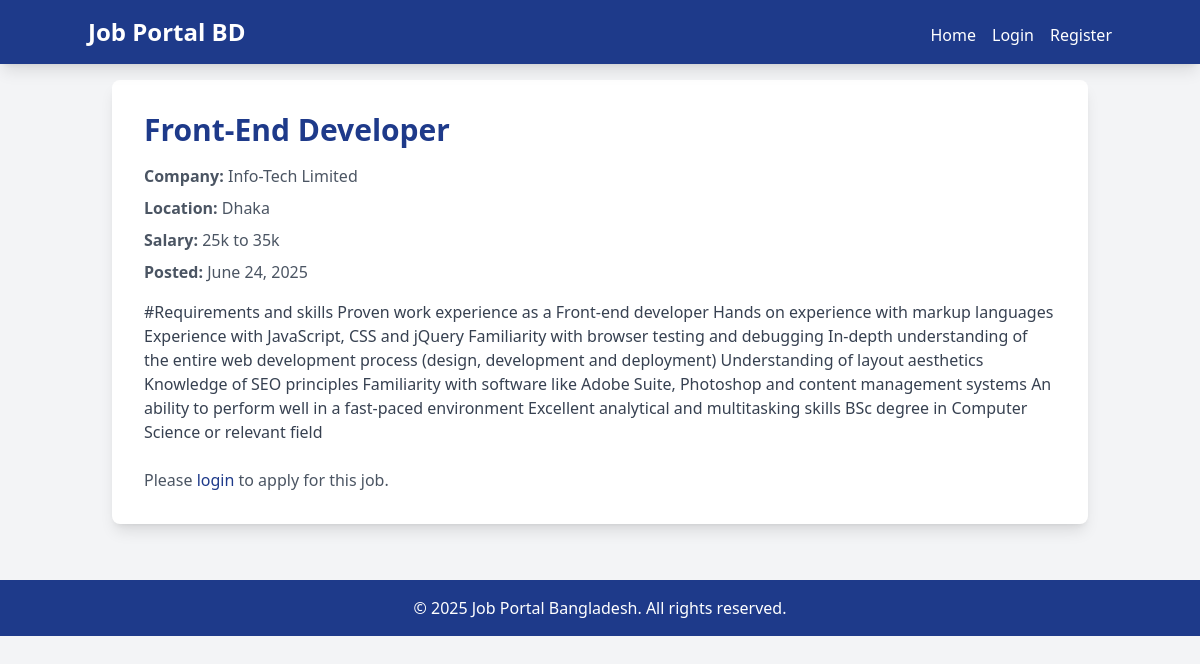
The app's page /job/1/ with its own data.
### jobs/models.py (models this page shows, shortened)
class Job(models.Model):
    title = models.CharField(max_length=200)
    company = models.CharField(max_length=100)
    location = models.CharField(max_length=100)
    description = models.TextField()
    salary = models.CharField(max_length=50, blank=True)
    posted_date = models.DateTimeField(auto_now_add=True)
    employer = models.ForeignKey(User, on_delete=models.CASCADE, related_name='jobs')

### jobs/views.py (the view)
# urls.py: path('job/<int:job_id>/', job_detail, name='job_detail'),
def job_detail(request, job_id):
    job = get_object_or_404(Job, id=job_id)
    return render(request, 'job_detail.html', {'job': job})

### templates/job_detail.html (shortened to what this page needs)
        {% extends 'base.html' %}
{% block content %}
<div class="bg-white p-8 rounded-lg shadow-lg">
    <h1 class="text-3xl font-bold text-blue-900 mb-4">{{ job.title }}</h1>
    <p class="text-gray-600 mb-2"><strong>Company:</strong> {{ job.company }}</p>
    <p class="text-gray-600 mb-2"><strong>Location:</strong> {{ job.location }}</p>
    <p class="text-gray-600 mb-2"><strong>Salary:</strong> {{ job.salary|default:"Not specified" }}</p>
    <p class="text-gray-600 mb-4"><strong>Posted:</strong> {{ job.posted_date|date:"F d, Y" }}</p>
    <p class="text-gray-700 mb-6">{{ job.description }}</p>
    {% if user.is_authenticated %}
    <form action="{% url 'apply_job' job.id %}" method="POST" class="space-y-4">
        {% csrf_token %}
        <textarea name="cover_letter" class="w-full p-3 border rounded-lg focus:outline-none focus:ring-2 focus:ring-blue-900" rows="5" placeholder="Write your cover letter..." required></textarea>
        <button type="submit" class="bg-blue-900 text-white px-4 py-2 rounded hover:bg-blue-700">Apply Now</button>
    </form>
    {% else %}
    <p class="text-gray-600">Please <a href="{% url 'login' %}" class="text-blue-900 hover:underline">login</a> to apply for this job.</p>
    {% endif %}
</div>
{% endblock %}

### templates/base.html (shortened to what this page needs)
{% load static %}
<!DOCTYPE html>
<html lang="en">
<head>
    <script src="https://cdn.tailwindcss.com"></script>
    <link rel="stylesheet" href="https://cdnjs.cloudflare.com/ajax/libs/font-awesome/6.0.0-beta3/css/all.min.css">
    <link rel="stylesheet" href="{% static 'css/style.css' %}">
</head>
<body class="bg-gray-100 font-sans">
    <nav class="bg-blue-900 text-white p-4 fixed w-full top-0 z-10 shadow-lg">
        <div class="container mx-auto flex justify-between items-baseline">
            <a href="{% url 'home' %}" class="text-2xl font-bold">Job Portal BD</a>
            <div class="flex items-baseline space-x-4">
                <a href="{% url 'home' %}" class="hover:text-blue-300 align-middle">Home</a>
                {% if user.is_authenticated %}
                    <a href="{% url 'job_create' %}" class="hover:text-blue-300 align-middle">Post Job</a>
                    <form action="{% url 'logout' %}" method="POST" class="inline-flex items-baseline m-0 p-0">
                        {% csrf_token %}
                        <button type="submit" class="hover:text-blue-300 bg-transparent border-none text-white cursor-pointer m-0 p-0 align-middle">Logout</button>
                    </form>
                {% else %}
                    <a href="{% url 'login' %}" class="hover:text-blue-300 align-middle">Login</a>
                    <a href="{% url 'register' %}" class="hover:text-blue-300 align-middle">Register</a>
                {% endif %}
            </div>
        </div>
    </nav>
    <main class="container mx-auto p-6 pt-20">
        {% block content %}
        {% endblock %}
    </main>
    <footer class="bg-blue-900 text-white text-center p-4 mt-8">
        <p>© 2025 Job Portal Bangladesh. All rights reserved.</p>
    </footer>
</body>
</html>

### records on screen
Job: title "Front-End Developer", company "Info-Tech Limited", location "Dhaka", salary "25k to 35k", posted_date "June 24, 2025", description "#Requirements and skills Proven work experience as a Front-end developer Hands on experience with markup languages Experience with JavaScript, CSS and jQuery Familiarity with browser testing and debugging In-depth understanding of the entire web development process (design, development and deployment) Understanding of layout aesthetics Knowledge of SEO principles Familiarity with software like Adobe Suite, Photoshop and content management systems An ability to perform well in a fast-paced environment Excellent analytical and multitasking skills BSc degree in Computer Science or relevant field"
